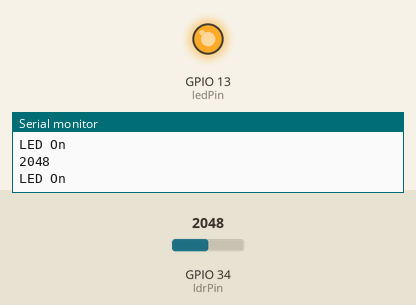
Simulated run of this sketch. Board: ESP32. Parts: output pins drawn as LEDs (lit = HIGH), the last lines printed to the serial monitor. The test bench sets the inputs (shaded band); at power-on: GPIO 34 (ldrPin) = 2048. WiFi joins after 1.5 s; servers stay silent unless stated.

Above: at 3.0 s.
3.1 s: GPIO 34 (ldrPin) set to 554
4.6 s: GPIO 34 (ldrPin) set to 462
At 5.8 s:
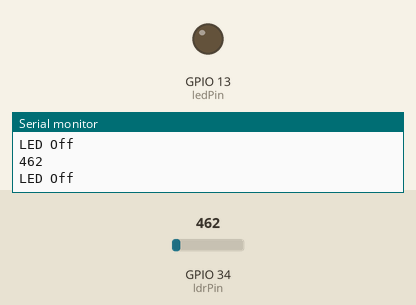
6.1 s: GPIO 34 (ldrPin) set to 540
At 6.9 s:
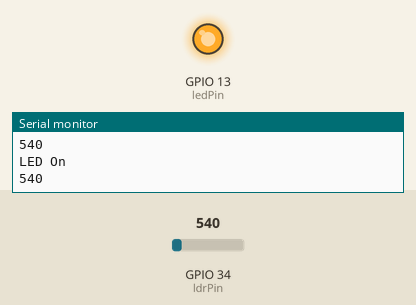
7.6 s: GPIO 34 (ldrPin) set to 491
At 8.2 s:
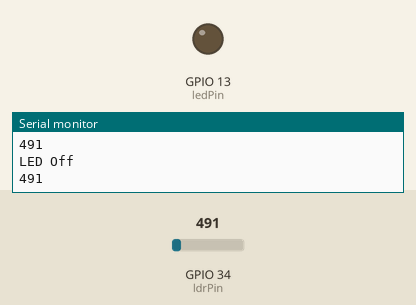
Timing chart, 0 to 10.1 s (numbered marks = the images above; inputs shaded):
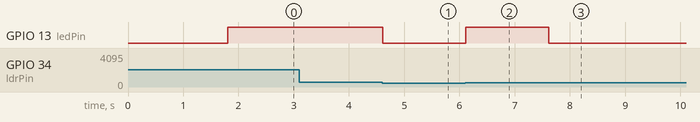

Measured:
- the behaviour switches between 501 and 500 on GPIO 34 (ldrPin) (found by bisection; images 0 and 1)
- after the input at 4.6 s, GPIO 13 (ledPin): HIGH → LOW at once
- after the input at 6.1 s, GPIO 13 (ledPin): LOW → HIGH at once
- after the input at 7.6 s, GPIO 13 (ledPin): HIGH → LOW at once

The sketch:

smartlighting.ino
```cpp
#define BLYNK_TEMPLATE_ID "TMPL34bk9gCJ9"
#define BLYNK_TEMPLATE_NAME "smart light"
#define BLYNK_AUTH_TOKEN "vEQPCvQDgbMCoDH5MufuqKr7u0AWMcTm" // Type your Blynk auth Token

#include <WiFi.h>
#include <WiFiClient.h>
#include <BlynkSimpleEsp32.h>

char auth[] = BLYNK_AUTH_TOKEN;
char ssid[] = "POCO M2";     // Type your WiFi name
char pass[] = "hellomom";        // Type your WiFi password

const int ldrPin = 34; // ADC1_CH6 on ESP32
int ledPin = 13; // GPIO13 of ESP32

void setup() {
  Serial.begin(9600);

  Blynk.begin(auth, ssid, pass);

  // Set the LED pin as output
  pinMode(ledPin, OUTPUT);
}

void loop() {
  // Read the LDR value
  int ldrValue = analogRead(ldrPin);

  // Send the LDR value to the Blynk app on Virtual Pin V2
  Blynk.virtualWrite(V2, ldrValue);
  Serial.println(ldrValue);

  if (ldrValue <= 500) {  // Adjust the threshold value as needed
    digitalWrite(ledPin, LOW);
    Blynk.virtualWrite(V0, 0);
    Serial.println("LED Off");
  } else {
    digitalWrite(ledPin, HIGH);
    Blynk.virtualWrite(V0, 1);
    Serial.println("LED On");
  }

  Blynk.run();
}
```
